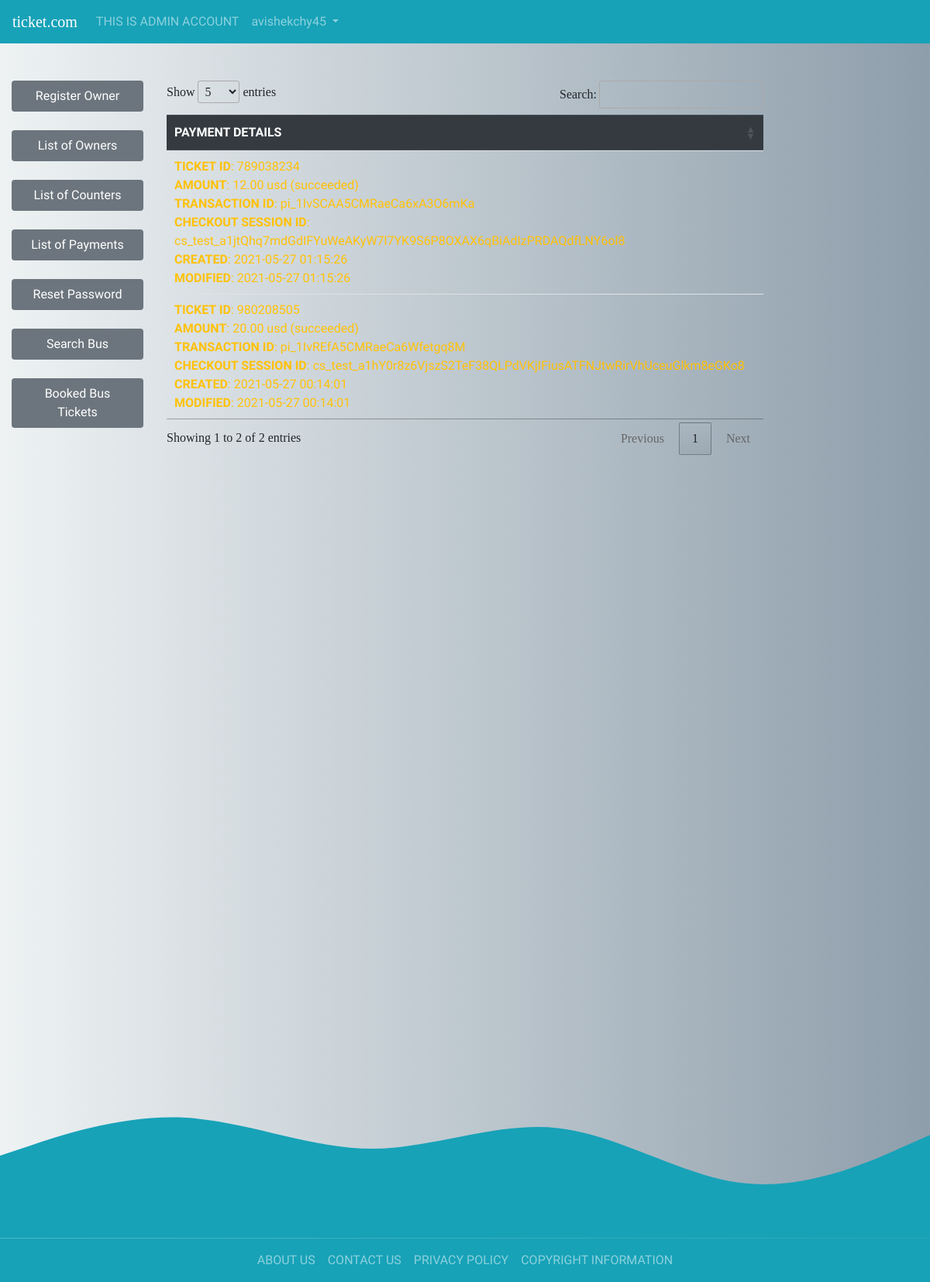
/admin/listofpayment.php (signed in), run on the app's committed database.
### tables this page shows
CREATE TABLE `payment` (
  `TICKET_ID` varchar(255) NOT NULL,
  `AMOUNT` float(10,2) NOT NULL,
  `AMOUNT_CURR` varchar(10) NOT NULL,
  `TXN_ID` varchar(255) NOT NULL,
  `CHECKOUT_SESSION_ID` varchar(255) NOT NULL,
  `PAYMENT_STATUS` varchar(10) NOT NULL,
  `CREATED` datetime NOT NULL,
  `MODIFIED` datetime NOT NULL
);

### includes/paymentlist.php (the view, shortened to what this page needs)
<?php
$query = "SELECT * FROM payment ORDER BY MODIFIED DESC";
$result = mysqli_query($con, $query);
echo "
<br>
<table class='table table-hover' id='paymentlist'>
<thead class='thead-dark'>
<tr>
<th>PAYMENT DETAILS</th>
</tr>
</thead>
<tbody>
";
while ($row = mysqli_fetch_array($result)) {
    $ticketid = $row['TICKET_ID'];
    $amount = $row['AMOUNT'];
    $currency = $row['AMOUNT_CURR'];
    $txn = $row['TXN_ID'];
    $checkout = $row['CHECKOUT_SESSION_ID'];
    $status = $row['PAYMENT_STATUS'];
    $created = $row['CREATED'];
    $modified = $row['MODIFIED'];
    echo "
    <tr>
    <td class='text-left text-warning'><b>TICKET ID</b>: $ticketid <br><b>AMOUNT</b>: $amount $currency ($status)<br><b>TRANSACTION ID</b>: $txn <br><b>CHECKOUT SESSION ID</b>: $checkout <br><b>CREATED</b>: $created <br><b>MODIFIED</b>: $modified </td>
    </tr>
    ";
}
echo "
</tbody>
</table>
<br>
";
?>

### admin/listofpayment.php (shortened to what this page needs)
<?php
include("../connection.php");
?>
<!DOCTYPE html>
<html lang="en">
<head>
    <link rel="stylesheet" href="https://maxcdn.bootstrapcdn.com/bootstrap/4.5.2/css/bootstrap.min.css">
    <link rel="stylesheet" href="https://cdn.jsdelivr.net/npm/bootstrap-icons@1.4.0/font/bootstrap-icons.css">
    <link rel="stylesheet" href="https://cdnjs.cloudflare.com/ajax/libs/animate.css/4.1.1/animate.min.css" />
    <link rel="stylesheet" href="//cdn.datatables.net/1.10.24/css/jquery.dataTables.min.css">
    <link rel="stylesheet" href="../style.css">
</head>
<body>
    <div class="container-fluid sticky-top p-0">
        <div class="row no-gutters">
            <div class="col-sm text-center">
                <?php
                include("../includes/navbar.php");
                ?>
            </div>
        </div>
    </div>
    <div class="container-fluid">
        <div class="row">
            <div class="col-sm-2 text-left">
                <?php
                include("../includes/menu.php");
                ?>
            </div>
            <div class="col-sm-8 text-center">
                <?php
                include("../includes/paymentlist.php");
                ?>
            </div>
            <div class="col-sm-2 text-right">
            </div>
        </div>
    </div>
    <div class="container-fluid p-0">
        <div class="row no-gutters">
            <div class="col-sm">
                <?php
                include("../includes/footer.php");
                ?>
            </div>
        </div>
    </div>
</body>
</html>

### includes/navbar.php (shortened to what this page needs)
<?php
$user = $_SESSION["user"];
$user_id = $_SESSION["user_id"];
echo "
    <nav class='navbar navbar-expand-sm bg-info navbar-dark'>
        <a class='navbar-brand' href='index'>ticket.com</a>
        <button class='navbar-toggler' type='button' data-toggle='collapse' data-target='#collapsibleNavbar'>
            <span class='navbar-toggler-icon'></span>
        </button>
        <div class='collapse navbar-collapse' id='collapsibleNavbar'>
            <ul class='navbar-nav'>
                <li class='nav-item'>
                    <a class='nav-link text-uppercase' href='#'> This is $user account </a>
                </li>
                <li class='nav-item dropdown'>
                    <a class='nav-link dropdown-toggle' href='#' id='navbardrop' data-toggle='dropdown'> $user_id </a>
                    <div class='dropdown-menu'>
                        <a class='dropdown-item' href='index'>Home</a>
                        <a class='dropdown-item' href='../all/settings'>Settings</a>
                        <a class='dropdown-item text-danger' href='?logout'>LOG OUT</a>
                    </div>
                </li>
            </ul>
        </div>
    </nav>
    <br>
    ";

### includes/menu.php (shortened to what this page needs)
<?php
if (isset($_SESSION['user'])) {
  $user = $_SESSION["user"];
  if ($user == 'admin') {
    echo "
    <br>
    <ul class='nav flex-column nav-pills nav-fill'>
      <li class='nav-item'>
        <a class='nav-link active bg-secondary' href='registerowner.php'>Register Owner</a>
      </li><br>
      <li class='nav-item'>
        <a class='nav-link active bg-secondary' href='listofowners.php'>List of Owners</a>
      </li><br>
      <li class='nav-item'>
        <a class='nav-link active bg-secondary' href='listofcounters.php'>List of Counters</a>
      </li><br>
      <li class='nav-item'>
        <a class='nav-link active bg-secondary' href='listofpayment.php'>List of Payments</a>
      </li><br>
      <li class='nav-item'>
        <a class='nav-link active bg-secondary' href='resetpass.php'>Reset Password</a>
      </li><br>
      <li class='nav-item'>
        <a class='nav-link active bg-secondary' href='../'>Search Bus</a>
      </li><br>
      <li class='nav-item'>
        <a class='nav-link active bg-secondary' href='../all/bookedbustickets.php'>Booked Bus Tickets</a>
      </li><br>
    </ul>
    <br>
    ";
  } else if ($user == 'owner') {
    echo "
    <br>
    <ul class='nav flex-column nav-pills nav-fill'>
      <li class='nav-item'>
        <a class='nav-link active bg-secondary' href='../all/bookedbustickets.php'>Booked Bus Tickets</a>
      </li><br>
      <li class='nav-item'>
        <a class='nav-link active bg-secondary' href='../all/donepayment.php'>Online Payments</a>
      </li><br>
      <li class='nav-item'>
        <a class='nav-link active bg-secondary' href='addcounter.php'>Add Counter</a>
      </li><br>
      <li class='nav-item'>
        <a class='nav-link active bg-secondary' href='addbus.php'>Add Bus</a>
      </li><br>
      <li class='nav-item'>
        <a class='nav-link active bg-secondary' href='addschedule.php'>Schedule Bus</a>
      </li><br>
      <li class='nav-item'>
        <a class='nav-link active bg-secondary' href='ownercounters.php'>List of Counters</a>
      </li><br>
      <li class='nav-item'>
        <a class='nav-link active bg-secondary' href='ownerbuses.php'>List of Buses</a>
      </li><br>
      <li class='nav-item'>
        <a class='nav-link active bg-secondary' href='ownerschedules.php'>List of Scheduled Buses</a>
      </li><br>
      <li class='nav-item'>
        <a class='nav-link active bg-secondary' href='../'>Search Bus</a>
      </li><br>
    </ul>
    <br>
    ";
  } else if ($user == 'counter') {
    echo "
    <br>
    <ul class='nav flex-column nav-pills nav-fill'>
      <li class='nav-item'>
        <a class='nav-link active bg-secondary' href='../all/bookedbustickets.php'>Booked Bus Tickets</a>
      </li><br>
      <li class='nav-item'>
        <a class='nav-link active bg-secondary' href='../all/donepayment.php'>Online Payments</a>
      </li><br>
      <li class='nav-item'>
        <a class='nav-link active bg-secondary' href='availablebus.php'>Available Bus</a>
      </li><br>
      <li class='nav-item'>
        <a class='nav-link active bg-secondary' href='../'>Search Bus</a>
      </li><br>
    </ul>
    <br>
    ";
  } else if ($user == 'user') {
    echo "
    <br>
    <ul class='nav flex-column nav-pills nav-fill'>
      <li class='nav-item'>
        <a class='nav-link active bg-info' href='../all/bookedbustickets.php'>Booked Bus Tickets</a>
      </li><br>
      <li class='nav-item'>
        <a class='nav-link active bg-info' href='../all/donepayment.php'>Online Payments</a>
      </li><br>
      <li class='nav-item'>
        <a class='nav-link active bg-secondary' href='../'>Book Bus Ticket</a>
      </li><br>
      <li class='nav-item'>
        <a class='nav-link active bg-secondary' href='../'>Book Train Ticket</a>
      </li><br>
      <li class='nav-item'>
        <a class='nav-link active bg-secondary' href='../'>Book Air Ticket</a>
      </li><br>
      <li class='nav-item'>
        <a class='nav-link active bg-secondary' href='../'>Book Launch Ticket</a>
      </li><br>
      <li class='nav-item'>
        <a class='nav-link active bg-secondary' href='../'>Book Movie Ticket</a>
      </li><br>
      <li class='nav-item'>
        <a class='nav-link active bg-secondary' href='../'>Book Hotel</a>
      </li><br>
    </ul>
    <br>
    ";
  }
}

### includes/footer.php (shortened to what this page needs)
<div class="footerwave">
</div>
<nav class="navbar navbar-expand-sm justify-content-center bg-info navbar-dark footer">
    <ul class="navbar-nav nav-fill">
        <li class="nav-item">
            <a class="nav-link" href="#">ABOUT US</a>
        </li>
        <li class="nav-item">
            <a class="nav-link" href="#">CONTACT US</a>
        </li>
        <li class="nav-item">
            <a class="nav-link" href="#">PRIVACY POLICY</a>
        </li>
        <li class="nav-item">
            <a class="nav-link" href="#">COPYRIGHT INFORMATION</a>
        </li>
    </ul>
</nav>

### style.css (style rules this page uses)
body { font-family: 'Bree Serif', serif; }
.navbar { font-family: 'Oleo Script', cursive; }
.nav { font-family: 'Bowlby One SC', cursive; }
thead { font-family: 'Bungee Shade', cursive; }
tbody { font-family: 'Vast Shadow', cursive; }
.navbar-brand { font-family: 'DM Serif', cursive; }
body { background: #8e9eab; background: -webkit-linear-gradient(to right, #eef2f3, #8e9eab); background: linear-gradient(to right, #eef2f3, #8e9eab); }

### includes/footer.php (style rules this page uses)
.footer { clear: both; position: relative; z-index: 1; height: -3em; margin-top: 45em; }
.footerwave { position: relative; margin-top: 45em; margin-bottom: -45em; }

### data on the page
payment: TICKET_ID "789038234", AMOUNT "12.00", AMOUNT_CURR "usd", PAYMENT_STATUS "succeeded", TXN_ID "pi_1IvSCAA5CMRaeCa6xA3O6mKa", CHECKOUT_SESSION_ID "cs_test_a1jtQhq7mdGdIFYuWeAKyW7l7YK9S6P8OXAX6qBiAdIzPRDAQdfLNY6ol8", CREATED "2021-05-27 01:15:26", MODIFIED "2021-05-27 01:15:26"
payment: TICKET_ID "980208505", AMOUNT "20.00", AMOUNT_CURR "usd", PAYMENT_STATUS "succeeded", TXN_ID "pi_1IvREfA5CMRaeCa6Wfetgq8M", CHECKOUT_SESSION_ID "cs_test_a1hY0r8z6VjszS2TeF38QLPdVKjIFiusATFNJtwRirVhUceuGlkm8eGKo8", CREATED "2021-05-27 00:14:01", MODIFIED "2021-05-27 00:14:01"

### other printed values
$user "ADMIN"
$user_id "avishekchy45"
